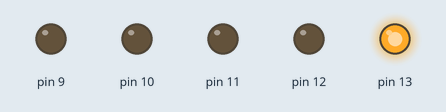
Simulated run of this sketch. Board: Arduino Uno, built with avr-gcc and run on an emulated ATmega328P. Parts: output pins drawn as LEDs (lit = HIGH).

Above: at 0.05 s.
At 0.45 s:
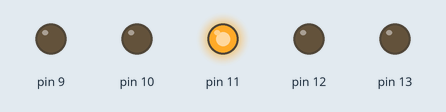
At 0.85 s:
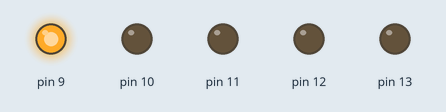
At 1.85 s:
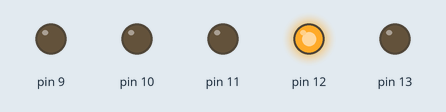
At 2.65 s:
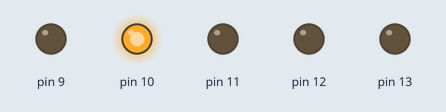
At 3.55 s:
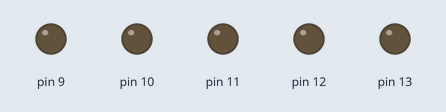
Timing chart, 0 to 3.9 s (numbered marks = the images above):
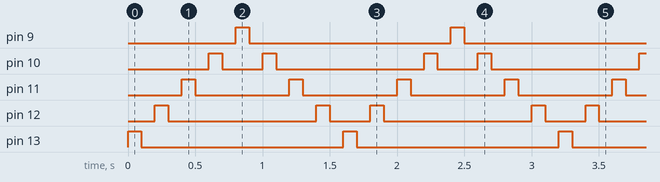

The sketch:

ex13.ino
```cpp
void setup()
{
  for(int i = 9 ; i <= 13 ; i++)
  {
    pinMode (i, OUTPUT);
  }
}
void loop()
{
  for( int i = 13; i > 9 ; i--)
  {
    digitalWrite(i, HIGH);
    delay(100);
    digitalWrite(i, LOW);
    delay(100);
  }
  for( int i = 9; i < 13 ; i++)
  {
    digitalWrite(i, HIGH);
    delay(100);
    digitalWrite(i, LOW);
    delay(100);
  }

}
```

Measured:
- by itself, pin 9, pin 13: alternates HIGH for 0.10 s and LOW for 1.5 s
- by itself, pin 10: repeats every 1.6 s: LOW 0.30 s, HIGH 0.10 s, LOW 1.1 s, HIGH 0.10 s
- by itself, pin 11: alternates HIGH for 0.10 s and LOW for 0.70 s
- by itself, pin 12: repeats every 1.6 s: LOW 1.1 s, HIGH 0.10 s, LOW 0.30 s, HIGH 0.10 s
